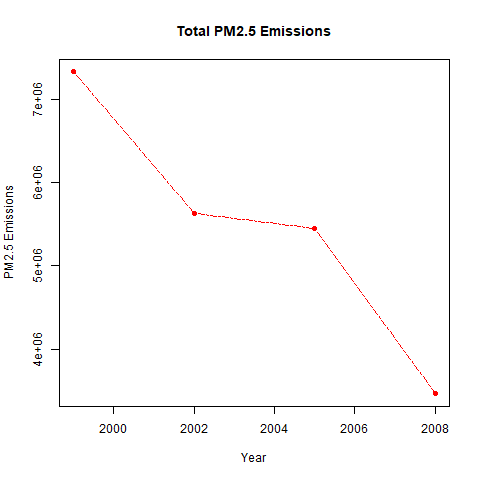

Write the R code that produced this figure.
## Assignment #Q1:  Have total emissions from PM2.5 decreased in the United  
## States from 1999 to 2008? Using the base plotting system, make a plot showing  
## the total PM2.5 emission from all sources for each of the years 1999, 2002, 
## 2005, and 2008.

findata <- with(NEI, aggregate(Emissions, by = list(year), sum))

png("Plot1.png",width=480,height=480)

plot(findata, type = "o", main = "Total PM2.5 Emissions", xlab = "Year", 
     ylab = "PM2.5 Emissions", pch = 19, col = "red", lty = 6)

dev.off()
